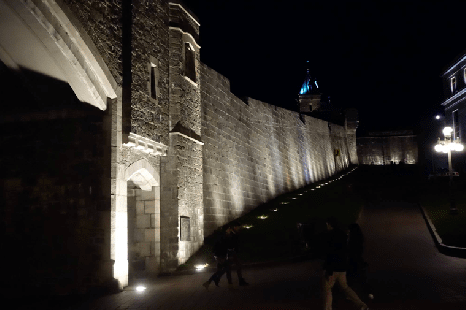
#> input picture Prácicas/archivosPractica2/practica2/images/calle.png, 466 x 310 px
$ python ejercicio03.py
#> lines starting #> are read from the running program, lines starting #| are printed output that depends on the picture
import skimage as ski
import matplotlib.pyplot as plt
import numpy as np
# Función para aplicar ACLARAR a un canal individual
def aclarar_channel(channel):
    channel_float = ski.util.img_as_float(channel) * 255
    channel_aclarada = np.sqrt(255 * channel_float)
    return ski.util.img_as_ubyte(channel_aclarada / 255)

# Función para aplicar ECUAL a un canal individual
def ecualizar_channel(channel):
    eq = ski.exposure.equalize_hist(channel)
    return ski.util.img_as_ubyte(eq)

# Función para aplicar CLAHE a un canal individual
def clahe_channel(channel):
    eq_clahe = ski.exposure.equalize_adapthist(channel)
    return ski.util.img_as_ubyte(eq_clahe)

img_original = ski.io.imread("images/calle.png")
#> img_original is the input picture: shape (310, 466, 3); mean R, G, B 45.7, 41.5, 37.5
h_orig, c_orig = ski.exposure.histogram(img_original)
#> h_orig = 256 values, max 55011 at index 6, min 0 at index 32, mean 1692.9; c_orig = 256 values from 0 to 255

img_real = ski.util.img_as_float(img_original) * 255

# === ACLARAR ===
r_aclarar = aclarar_channel(img_original[:, :, 0])
#> in aclarar_channel, `channel_aclarada = np.sqrt(255 * channel_float)`:
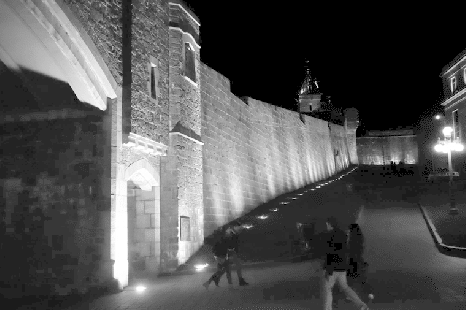
#> channel_aclarada: shape (310, 466) float64; min 0, max 255, mean 82.8
g_aclarar = aclarar_channel(img_original[:, :, 1])
b_aclarar = aclarar_channel(img_original[:, :, 2])
#> in aclarar_channel (call 3), `channel_aclarada = np.sqrt(255 * channel_float)`:
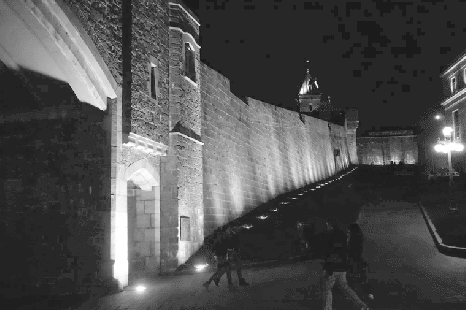
#> channel_aclarada: shape (310, 466) float64; min 27.66, max 255, mean 80

img_clara = np.stack([r_aclarar, g_aclarar, b_aclarar], axis=-1)
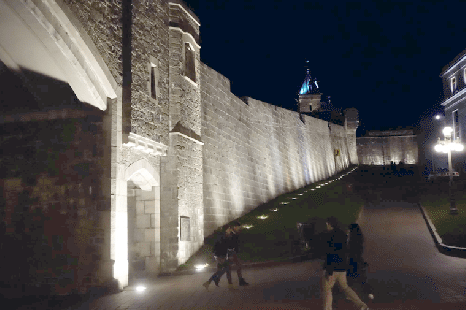
#> img_clara: shape (310, 466, 3); mean R, G, B 82.8, 80.3, 79.9
h_clara_1, c_clara_1 = ski.exposure.histogram(img_clara)
#> h_clara_1 = 256 values, max 55011 at index 39, min 0 at index 1, mean 1692.9; c_clara_1 = 256 values from 0 to 255

# === ECUALIZADA ===
r_eq = ecualizar_channel(img_original[:, :, 0])
g_eq = ecualizar_channel(img_original[:, :, 1])
b_eq = ecualizar_channel(img_original[:, :, 2])
#> in ecualizar_channel (call 3), `eq = ski.exposure.equalize_hist(channel)`:
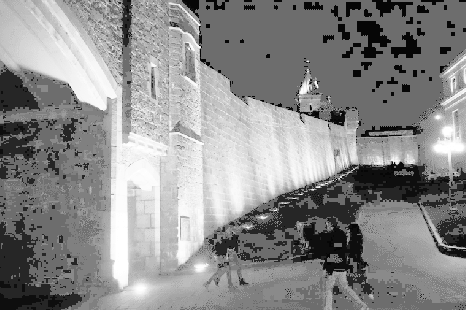
#> eq: shape (310, 466) float64; min 0.026, max 1, mean 0.549

img_eq = np.stack([r_eq, g_eq, b_eq], axis=-1)
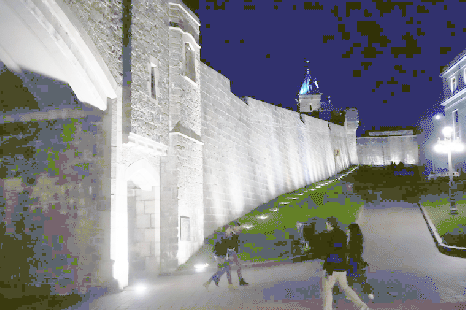
#> img_eq: shape (310, 466, 3); mean R, G, B 134.9, 135.6, 140
h_eq, c_eq = ski.exposure.histogram(img_eq)
#> h_eq = 249 values, max 55356 at index 42, min 0 at index 1, mean 1740.5; c_eq = 249 values from 7 to 255

# === CLAHE ===
r_clahe = clahe_channel(img_original[:, :, 0])
g_clahe = clahe_channel(img_original[:, :, 1])
b_clahe = clahe_channel(img_original[:, :, 2])

img_eq_CLAHE = np.stack([r_clahe, g_clahe, b_clahe], axis=-1)
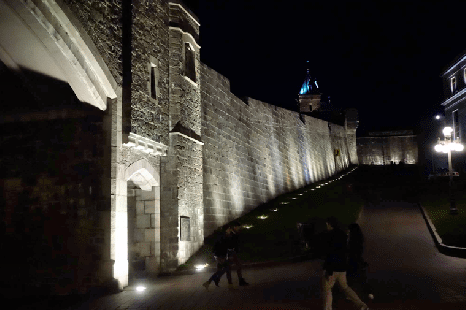
#> img_eq_CLAHE: shape (310, 466, 3); mean R, G, B 51.8, 48.1, 43.4
h_eq_CLAHE, c_eq_CLAHE = ski.exposure.histogram(img_eq_CLAHE)
#> h_eq_CLAHE = 256 values, max 59089 at index 2, min 26 at index 0, mean 1692.9; c_eq_CLAHE = 256 values from 0 to 255


fig, axs = plt.subplots(3, 4, layout="constrained")

axs[0, 0].imshow(img_original, cmap='gray')
axs[0, 0].set_title("Original")
axs[0, 1].bar(c_orig, h_orig, 1.1)

axs[1, 0].imshow(img_clara, cmap='gray')
axs[1, 0].set_title("Aclarada 1")
axs[1, 1].bar(c_clara_1, h_clara_1, 1.1)

#axs[2, 0].imshow(img_clara_2, cmap='gray')
axs[2, 0].set_title("Aclarada 2")
#axs[2, 1].bar(c_clara_2, h_clara_2, 1.1)

axs[0, 2].imshow(img_eq, cmap='gray')
axs[0, 2].set_title("Ecualizada")
axs[0, 3].bar(c_eq, h_eq, 1.1)

axs[1, 2].imshow(img_eq_CLAHE, cmap='gray')
axs[1, 2].set_title("CLAHE")
axs[1, 3].bar(c_eq_CLAHE, h_eq_CLAHE, 1.1)

axs_lineal = axs.ravel()
for i in range(0, axs_lineal.size, 2):
    axs_lineal[i].set_axis_off()
    axs_lineal[i + 1].set_xticks([0, 64, 128, 192, 255])

plt.show()
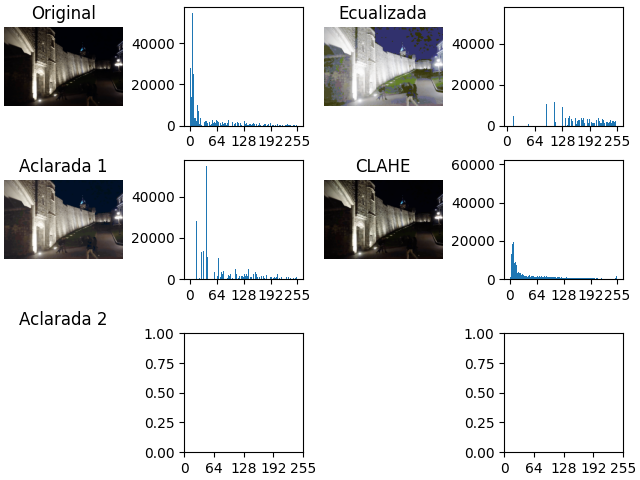
#> figure drawn by matplotlib, 8 panels; panel 2: tallest bar 55011 high, from x = 5.45 to 6.55; panel 4: tallest bar 55356 high, from x = 48.45 to 49.55; panel 6: tallest bar 55011 high, from x = 38.45 to 39.55; panel 8: tallest bar 59089 high, from x = 1.45 to 2.55

$ run again, with Prácicas/archivosPractica2/practica2/images/templo.png copied over Prácicas/archivosPractica2/practica2/images/calle.png
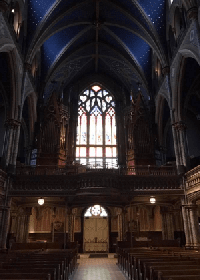
#> input picture Prácicas/archivosPractica2/practica2/images/templo.png, 200 x 280 px
#> img_original is the input picture: shape (280, 200, 3); mean R, G, B 46.8, 38.3, 38.3
#> h_orig = 256 values, max 7103 at index 13, min 0 at index 1, mean 656.2; c_orig = 256 values from 0 to 255
#> h_clara_1 = 256 values, max 7103 at index 58, min 0 at index 1, mean 656.2; c_clara_1 = 256 values from 0 to 255
#> `img_eq = np.stack([r_eq, g_eq, b_eq], axis=-1)`:
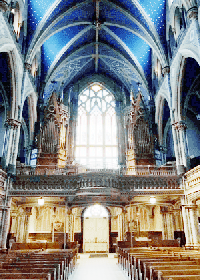
#> img_eq: shape (280, 200, 3); mean R, G, B 130.2, 131, 130.8
#> h_eq = 256 values, max 5069 at index 57, min 0 at index 3, mean 656.2; c_eq = 256 values from 0 to 255
#> `img_eq_CLAHE = np.stack([r_clahe, g_clahe, b_clahe], axis=-1)`:
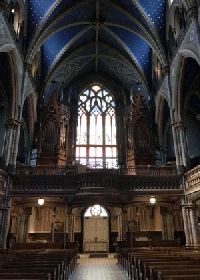
#> img_eq_CLAHE: shape (280, 200, 3); mean R, G, B 58, 52.8, 50.9
#> h_eq_CLAHE = 256 values, max 3636 at index 20, min 15 at index 1, mean 656.2; c_eq_CLAHE = 256 values from 0 to 255
